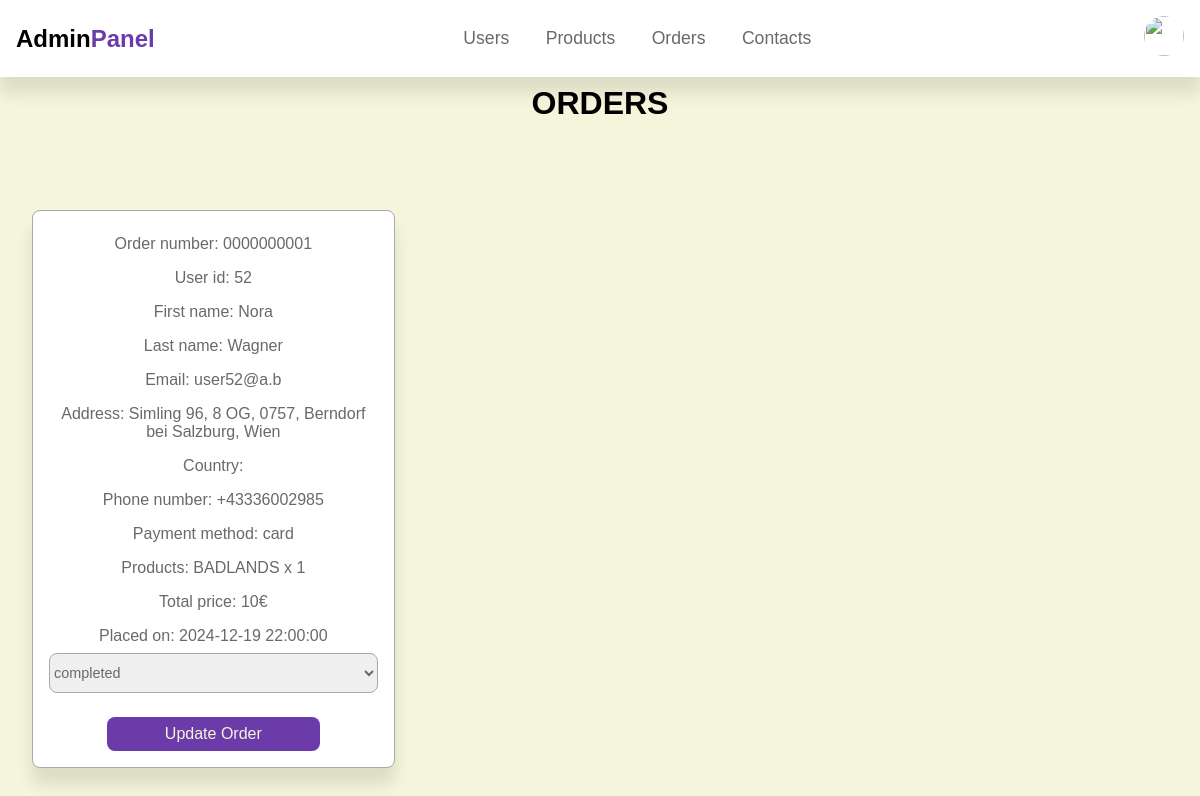
/php/admin-orders.php, run on an earlier commit of the app's database.
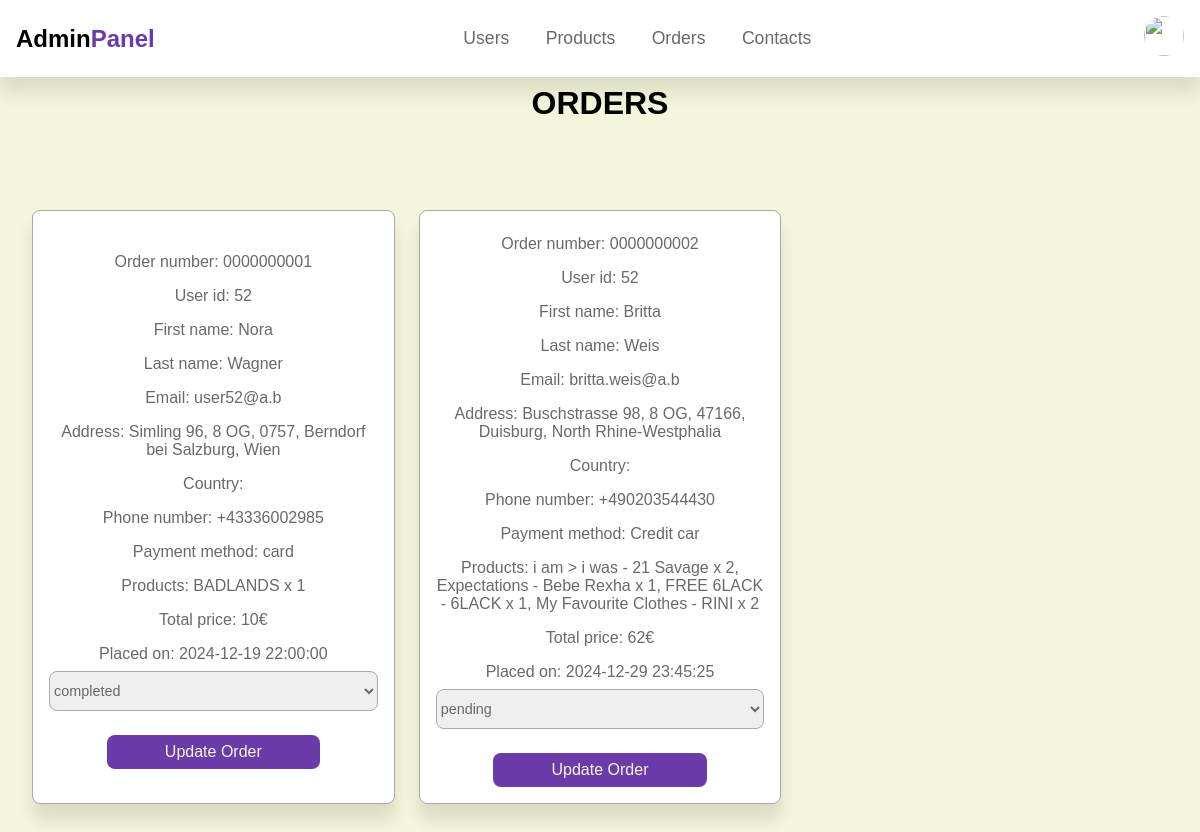
And on a later commit of the database.
### tables this page shows
CREATE TABLE `orders` (
  `id` int(11) NOT NULL,
  `number` varchar(15) NOT NULL,
  `user_id` int(11) NOT NULL,
  `first_name` varchar(100) NOT NULL,
  `last_name` varchar(100) NOT NULL,
  `email` varchar(100) NOT NULL,
  `address` varchar(500) NOT NULL,
  `country_name` varchar(100) NOT NULL,
  `phone_number` varchar(20) NOT NULL,
  `payment_method` varchar(10) NOT NULL,
  `products_list` varchar(500) NOT NULL,
  `total_price` float NOT NULL,
  `placed_on` timestamp NOT NULL DEFAULT current_timestamp(),
  `payment_status` varchar(20) NOT NULL DEFAULT 'pending'
);

### php/admin-orders.php (the view, shortened to what this page needs)
<?php
    include 'config.php';
?>
<!DOCTYPE html>
<html>
    <head>
        <link rel="stylesheet" href="https://cdnjs.cloudflare.com/ajax/libs/font-awesome/6.0.0-beta3/css/all.min.css">
        <link rel="stylesheet" href="../css/styles.css">
    </head>
    <body>
        <?php include 'admin-header.php';?>
        <h1 class="title">Orders</h1>
        <section class="orders">
            <div class="box-container">
                <?php
                    $select = "SELECT * FROM orders";
                    $select_stmt = mysqli_prepare($conn, $select);
                    mysqli_stmt_execute($select_stmt);
                    $res = mysqli_stmt_get_result($select_stmt);
                    if(mysqli_num_rows($res) > 0){
                        while($order = mysqli_fetch_assoc($res)) {
                ?>
                <div class="box-subcontainer">
                    <p>Order number: <?php echo $order['number']; ?><p>
                    <p>User id: <?php echo $order['user_id']; ?><p>
                    <p>First name: <?php echo $order['first_name']; ?><p>
                    <p>Last name: <?php echo $order['last_name']; ?><p>
                    <p>Email: <?php echo $order['email']; ?><p>
                    <p>Address: <?php echo $order['address']; ?><p>
                    <p>Country: <?php echo $order['country']; ?><p>
                    <p>Phone number: <?php echo $order['country_code'].$order['phone_number']; ?><p>
                    <p>Payment method: <?php echo $order['payment_method']; ?><p>
                    <p>Products: <?php echo $order['products_list']; ?><p>
                    <p>Total price: <?php echo $order['total_price']; ?>€<p>
                    <p>Placed on: <?php echo $order['placed_on']; ?><p>
                    <form action="admin-orders.php" method="POST">
                        <select name="payment_status" class="dropdown">
                            <option value="" selected disabled><?php echo $order['payment_status']; ?></option>
                        </select>
                        <input type="submit" value="Update Order" id="submit" name="submit" class="btn">
                    </form>
                </div>
                <?php
                        }
                    }
                    else echo '<h2 class="empty">No products added yet!</h2>';
                ?>
            </div>
        </section>
    </body>
</html>

What changed in the data, as far as the page shows it:
added orders: number "0000000002", user "52", first_name "Britta", last_name "Weis", email "britta.weis@a.b", address "Buschstrasse 98, 8 OG, 47166, Duisburg, North Rhine-Westphalia", phone_number "+490203544430", payment_method "Credit car", products_list "i am > i was - 21 Savage x 2, Expectations - Bebe Rexha x 1, FREE 6LACK - 6LACK x 1, My Favourite Clothes - RINI x 2", total_price "62", placed_on "2024-12-29 23:45:25", payment_status "pending"
